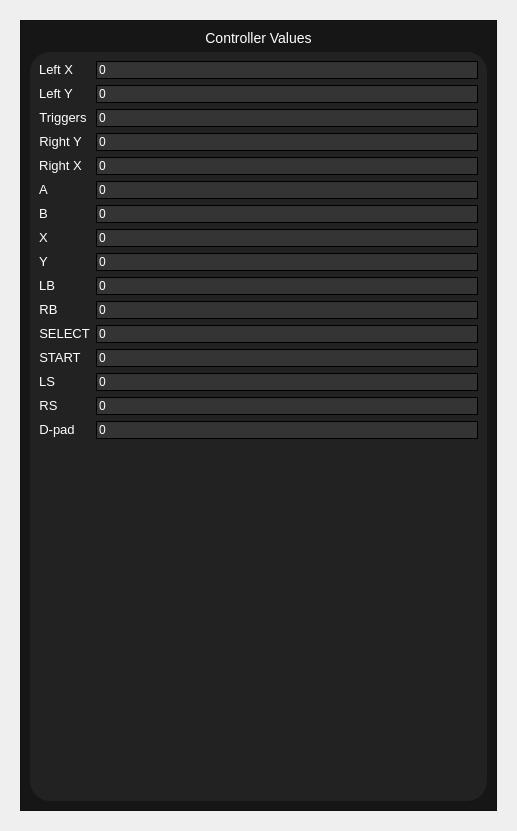
<?xml version="1.0" encoding="UTF-8"?>
<ui version="4.0">
 <class>Form</class>
 <widget class="QWidget" name="Form">
  <property name="geometry">
   <rect>
    <x>0</x>
    <y>0</y>
    <width>517</width>
    <height>831</height>
   </rect>
  </property>
  <property name="windowTitle">
   <string>Form</string>
  </property>
  <layout class="QVBoxLayout" name="verticalLayout_5">
   <item>
    <widget class="QWidget" name="config_controller_values_widget" native="true">
     <layout class="QVBoxLayout" name="verticalLayout_4">
      <item>
       <widget class="QFrame" name="config_controller_values">
        <property name="styleSheet">
         <string notr="true">QFrame#config_controller_values{
background-color:	rgba(22,22,22,255);
}</string>
        </property>
        <property name="frameShape">
         <enum>QFrame::StyledPanel</enum>
        </property>
        <property name="frameShadow">
         <enum>QFrame::Raised</enum>
        </property>
        <layout class="QVBoxLayout" name="verticalLayout_2">
         <item>
          <widget class="QLabel" name="config_label_digi_cam_config">
           <property name="sizePolicy">
            <sizepolicy hsizetype="Expanding" vsizetype="Fixed">
             <horstretch>0</horstretch>
             <verstretch>0</verstretch>
            </sizepolicy>
           </property>
           <property name="styleSheet">
            <string notr="true">color:White;
font-size: 14px;</string>
           </property>
           <property name="text">
            <string>Controller Values</string>
           </property>
           <property name="alignment">
            <set>Qt::AlignBottom|Qt::AlignHCenter</set>
           </property>
          </widget>
         </item>
         <item>
          <widget class="QFrame" name="config_frame_controller_values">
           <property name="styleSheet">
            <string notr="true">QFrame#config_frame_controller_values {
background-color: rgba(34,34,34,255);
border-radius: 20px;
}

QLineEdit{
background-color: rgba(52,52,52,255);
border: 1px solid black;
color: white;
}

QLabel{
color: White;
font-size: 13px;
}</string>
           </property>
           <property name="frameShape">
            <enum>QFrame::StyledPanel</enum>
           </property>
           <property name="frameShadow">
            <enum>QFrame::Raised</enum>
           </property>
           <layout class="QVBoxLayout" name="verticalLayout">
            <item>
             <layout class="QGridLayout" name="gridLayout_2">
              <item row="0" column="1">
               <widget class="QLineEdit" name="config_lineedit_controller_values_control">
                <property name="maximumSize">
                 <size>
                  <width>16777215</width>
                  <height>16777215</height>
                 </size>
                </property>
                <property name="text">
                 <string>0</string>
                </property>
               </widget>
              </item>
              <item row="4" column="1">
               <widget class="QLineEdit" name="config_lineedit_controller_values_control_5">
                <property name="maximumSize">
                 <size>
                  <width>16777215</width>
                  <height>16777215</height>
                 </size>
                </property>
                <property name="text">
                 <string>0</string>
                </property>
               </widget>
              </item>
              <item row="5" column="0">
               <widget class="QLabel" name="config_label_controller_values_control_6">
                <property name="sizePolicy">
                 <sizepolicy hsizetype="Fixed" vsizetype="Fixed">
                  <horstretch>0</horstretch>
                  <verstretch>0</verstretch>
                 </sizepolicy>
                </property>
                <property name="text">
                 <string>A</string>
                </property>
                <property name="alignment">
                 <set>Qt::AlignCenter</set>
                </property>
                <property name="buddy">
                 <cstring>config_label_controller_values_control</cstring>
                </property>
               </widget>
              </item>
              <item row="5" column="1">
               <widget class="QLineEdit" name="config_lineedit_controller_values_control_6">
                <property name="maximumSize">
                 <size>
                  <width>16777215</width>
                  <height>16777215</height>
                 </size>
                </property>
                <property name="text">
                 <string>0</string>
                </property>
               </widget>
              </item>
              <item row="8" column="1">
               <widget class="QLineEdit" name="config_lineedit_controller_values_control_9">
                <property name="maximumSize">
                 <size>
                  <width>16777215</width>
                  <height>16777215</height>
                 </size>
                </property>
                <property name="text">
                 <string>0</string>
                </property>
               </widget>
              </item>
              <item row="11" column="0">
               <widget class="QLabel" name="config_label_controller_values_control_12">
                <property name="sizePolicy">
                 <sizepolicy hsizetype="Fixed" vsizetype="Fixed">
                  <horstretch>0</horstretch>
                  <verstretch>0</verstretch>
                 </sizepolicy>
                </property>
                <property name="text">
                 <string>SELECT</string>
                </property>
                <property name="alignment">
                 <set>Qt::AlignCenter</set>
                </property>
                <property name="buddy">
                 <cstring>config_label_controller_values_control</cstring>
                </property>
               </widget>
              </item>
              <item row="9" column="0">
               <widget class="QLabel" name="config_label_controller_values_control_10">
                <property name="sizePolicy">
                 <sizepolicy hsizetype="Fixed" vsizetype="Fixed">
                  <horstretch>0</horstretch>
                  <verstretch>0</verstretch>
                 </sizepolicy>
                </property>
                <property name="text">
                 <string>LB</string>
                </property>
                <property name="alignment">
                 <set>Qt::AlignCenter</set>
                </property>
                <property name="buddy">
                 <cstring>config_label_controller_values_control</cstring>
                </property>
               </widget>
              </item>
              <item row="2" column="0">
               <widget class="QLabel" name="config_label_controller_values_control_3">
                <property name="sizePolicy">
                 <sizepolicy hsizetype="Fixed" vsizetype="Fixed">
                  <horstretch>0</horstretch>
                  <verstretch>0</verstretch>
                 </sizepolicy>
                </property>
                <property name="text">
                 <string>Triggers</string>
                </property>
                <property name="alignment">
                 <set>Qt::AlignCenter</set>
                </property>
                <property name="buddy">
                 <cstring>config_label_controller_values_control</cstring>
                </property>
               </widget>
              </item>
              <item row="13" column="1">
               <widget class="QLineEdit" name="config_lineedit_controller_values_control_14">
                <property name="maximumSize">
                 <size>
                  <width>16777215</width>
                  <height>16777215</height>
                 </size>
                </property>
                <property name="text">
                 <string>0</string>
                </property>
               </widget>
              </item>
              <item row="9" column="1">
               <widget class="QLineEdit" name="config_lineedit_controller_values_control_10">
                <property name="maximumSize">
                 <size>
                  <width>16777215</width>
                  <height>16777215</height>
                 </size>
                </property>
                <property name="text">
                 <string>0</string>
                </property>
               </widget>
              </item>
              <item row="14" column="0">
               <widget class="QLabel" name="config_label_controller_values_control_15">
                <property name="sizePolicy">
                 <sizepolicy hsizetype="Fixed" vsizetype="Fixed">
                  <horstretch>0</horstretch>
                  <verstretch>0</verstretch>
                 </sizepolicy>
                </property>
                <property name="text">
                 <string>RS</string>
                </property>
                <property name="alignment">
                 <set>Qt::AlignCenter</set>
                </property>
                <property name="buddy">
                 <cstring>config_label_controller_values_control</cstring>
                </property>
               </widget>
              </item>
              <item row="6" column="1">
               <widget class="QLineEdit" name="config_lineedit_controller_values_control_7">
                <property name="maximumSize">
                 <size>
                  <width>16777215</width>
                  <height>16777215</height>
                 </size>
                </property>
                <property name="text">
                 <string>0</string>
                </property>
               </widget>
              </item>
              <item row="11" column="1">
               <widget class="QLineEdit" name="config_lineedit_controller_values_control_12">
                <property name="maximumSize">
                 <size>
                  <width>16777215</width>
                  <height>16777215</height>
                 </size>
                </property>
                <property name="text">
                 <string>0</string>
                </property>
               </widget>
              </item>
              <item row="8" column="0">
               <widget class="QLabel" name="config_label_controller_values_control_9">
                <property name="sizePolicy">
                 <sizepolicy hsizetype="Fixed" vsizetype="Fixed">
                  <horstretch>0</horstretch>
                  <verstretch>0</verstretch>
                 </sizepolicy>
                </property>
                <property name="text">
                 <string>Y</string>
                </property>
                <property name="alignment">
                 <set>Qt::AlignCenter</set>
                </property>
                <property name="buddy">
                 <cstring>config_label_controller_values_control</cstring>
                </property>
               </widget>
              </item>
              <item row="7" column="0">
               <widget class="QLabel" name="config_label_controller_values_control_8">
                <property name="sizePolicy">
                 <sizepolicy hsizetype="Fixed" vsizetype="Fixed">
                  <horstretch>0</horstretch>
                  <verstretch>0</verstretch>
                 </sizepolicy>
                </property>
                <property name="text">
                 <string>X</string>
                </property>
                <property name="alignment">
                 <set>Qt::AlignCenter</set>
                </property>
                <property name="buddy">
                 <cstring>config_label_controller_values_control</cstring>
                </property>
               </widget>
              </item>
              <item row="3" column="0">
               <widget class="QLabel" name="config_label_controller_values_control_4">
                <property name="sizePolicy">
                 <sizepolicy hsizetype="Fixed" vsizetype="Fixed">
                  <horstretch>0</horstretch>
                  <verstretch>0</verstretch>
                 </sizepolicy>
                </property>
                <property name="text">
                 <string>Right Y</string>
                </property>
                <property name="alignment">
                 <set>Qt::AlignCenter</set>
                </property>
                <property name="buddy">
                 <cstring>config_label_controller_values_control</cstring>
                </property>
               </widget>
              </item>
              <item row="10" column="1">
               <widget class="QLineEdit" name="config_lineedit_controller_values_control_11">
                <property name="maximumSize">
                 <size>
                  <width>16777215</width>
                  <height>16777215</height>
                 </size>
                </property>
                <property name="text">
                 <string>0</string>
                </property>
               </widget>
              </item>
              <item row="3" column="1">
               <widget class="QLineEdit" name="config_lineedit_controller_values_control_4">
                <property name="maximumSize">
                 <size>
                  <width>16777215</width>
                  <height>16777215</height>
                 </size>
                </property>
                <property name="text">
                 <string>0</string>
                </property>
               </widget>
              </item>
              <item row="7" column="1">
               <widget class="QLineEdit" name="config_lineedit_controller_values_control_8">
                <property name="maximumSize">
                 <size>
                  <width>16777215</width>
                  <height>16777215</height>
                 </size>
                </property>
                <property name="text">
                 <string>0</string>
                </property>
               </widget>
              </item>
              <item row="12" column="1">
               <widget class="QLineEdit" name="config_lineedit_controller_values_control_13">
                <property name="maximumSize">
                 <size>
                  <width>16777215</width>
                  <height>16777215</height>
                 </size>
                </property>
                <property name="text">
                 <string>0</string>
                </property>
               </widget>
              </item>
              <item row="2" column="1">
               <widget class="QLineEdit" name="config_lineedit_controller_values_control_3">
                <property name="maximumSize">
                 <size>
                  <width>16777215</width>
                  <height>16777215</height>
                 </size>
                </property>
                <property name="text">
                 <string>0</string>
                </property>
               </widget>
              </item>
              <item row="4" column="0">
               <widget class="QLabel" name="config_label_controller_values_control_5">
                <property name="sizePolicy">
                 <sizepolicy hsizetype="Fixed" vsizetype="Fixed">
                  <horstretch>0</horstretch>
                  <verstretch>0</verstretch>
                 </sizepolicy>
                </property>
                <property name="text">
                 <string>Right X</string>
                </property>
                <property name="alignment">
                 <set>Qt::AlignCenter</set>
                </property>
                <property name="buddy">
                 <cstring>config_label_controller_values_control</cstring>
                </property>
               </widget>
              </item>
              <item row="0" column="0">
               <widget class="QLabel" name="config_label_controller_values_control">
                <property name="sizePolicy">
                 <sizepolicy hsizetype="Fixed" vsizetype="Fixed">
                  <horstretch>0</horstretch>
                  <verstretch>0</verstretch>
                 </sizepolicy>
                </property>
                <property name="text">
                 <string>Left X</string>
                </property>
                <property name="alignment">
                 <set>Qt::AlignCenter</set>
                </property>
                <property name="buddy">
                 <cstring>config_label_controller_values_control</cstring>
                </property>
               </widget>
              </item>
              <item row="10" column="0">
               <widget class="QLabel" name="config_label_controller_values_control_11">
                <property name="sizePolicy">
                 <sizepolicy hsizetype="Fixed" vsizetype="Fixed">
                  <horstretch>0</horstretch>
                  <verstretch>0</verstretch>
                 </sizepolicy>
                </property>
                <property name="text">
                 <string>RB</string>
                </property>
                <property name="alignment">
                 <set>Qt::AlignCenter</set>
                </property>
                <property name="buddy">
                 <cstring>config_label_controller_values_control</cstring>
                </property>
               </widget>
              </item>
              <item row="12" column="0">
               <widget class="QLabel" name="config_label_controller_values_control_13">
                <property name="sizePolicy">
                 <sizepolicy hsizetype="Fixed" vsizetype="Fixed">
                  <horstretch>0</horstretch>
                  <verstretch>0</verstretch>
                 </sizepolicy>
                </property>
                <property name="text">
                 <string>START</string>
                </property>
                <property name="alignment">
                 <set>Qt::AlignCenter</set>
                </property>
                <property name="buddy">
                 <cstring>config_label_controller_values_control</cstring>
                </property>
               </widget>
              </item>
              <item row="13" column="0">
               <widget class="QLabel" name="config_label_controller_values_control_14">
                <property name="sizePolicy">
                 <sizepolicy hsizetype="Fixed" vsizetype="Fixed">
                  <horstretch>0</horstretch>
                  <verstretch>0</verstretch>
                 </sizepolicy>
                </property>
                <property name="text">
                 <string>LS</string>
                </property>
                <property name="alignment">
                 <set>Qt::AlignCenter</set>
                </property>
                <property name="buddy">
                 <cstring>config_label_controller_values_control</cstring>
                </property>
               </widget>
              </item>
              <item row="1" column="1">
               <widget class="QLineEdit" name="config_lineedit_controller_values_control_2">
                <property name="maximumSize">
                 <size>
                  <width>16777215</width>
                  <height>16777215</height>
                 </size>
                </property>
                <property name="text">
                 <string>0</string>
                </property>
               </widget>
              </item>
              <item row="14" column="1">
               <widget class="QLineEdit" name="config_lineedit_controller_values_control_15">
                <property name="maximumSize">
                 <size>
                  <width>16777215</width>
                  <height>16777215</height>
                 </size>
                </property>
                <property name="text">
                 <string>0</string>
                </property>
               </widget>
              </item>
              <item row="6" column="0">
               <widget class="QLabel" name="config_label_controller_values_control_7">
                <property name="sizePolicy">
                 <sizepolicy hsizetype="Fixed" vsizetype="Fixed">
                  <horstretch>0</horstretch>
                  <verstretch>0</verstretch>
                 </sizepolicy>
                </property>
                <property name="text">
                 <string>B</string>
                </property>
                <property name="alignment">
                 <set>Qt::AlignCenter</set>
                </property>
                <property name="buddy">
                 <cstring>config_label_controller_values_control</cstring>
                </property>
               </widget>
              </item>
              <item row="1" column="0">
               <widget class="QLabel" name="config_label_controller_values_control_2">
                <property name="sizePolicy">
                 <sizepolicy hsizetype="Fixed" vsizetype="Fixed">
                  <horstretch>0</horstretch>
                  <verstretch>0</verstretch>
                 </sizepolicy>
                </property>
                <property name="text">
                 <string>Left Y</string>
                </property>
                <property name="alignment">
                 <set>Qt::AlignCenter</set>
                </property>
                <property name="buddy">
                 <cstring>config_label_controller_values_control</cstring>
                </property>
               </widget>
              </item>
              <item row="15" column="0">
               <widget class="QLabel" name="config_label_controller_values_control_16">
                <property name="sizePolicy">
                 <sizepolicy hsizetype="Fixed" vsizetype="Fixed">
                  <horstretch>0</horstretch>
                  <verstretch>0</verstretch>
                 </sizepolicy>
                </property>
                <property name="text">
                 <string>D-pad</string>
                </property>
                <property name="alignment">
                 <set>Qt::AlignCenter</set>
                </property>
                <property name="buddy">
                 <cstring>config_label_controller_values_control</cstring>
                </property>
               </widget>
              </item>
              <item row="15" column="1">
               <widget class="QLineEdit" name="config_lineedit_controller_values_control_16">
                <property name="maximumSize">
                 <size>
                  <width>16777215</width>
                  <height>16777215</height>
                 </size>
                </property>
                <property name="text">
                 <string>0</string>
                </property>
               </widget>
              </item>
             </layout>
            </item>
            <item>
             <spacer name="verticalSpacer">
              <property name="orientation">
               <enum>Qt::Vertical</enum>
              </property>
              <property name="sizeHint" stdset="0">
               <size>
                <width>20</width>
                <height>40</height>
               </size>
              </property>
             </spacer>
            </item>
           </layout>
          </widget>
         </item>
        </layout>
       </widget>
      </item>
     </layout>
    </widget>
   </item>
  </layout>
 </widget>
 <resources/>
 <connections/>
</ui>
